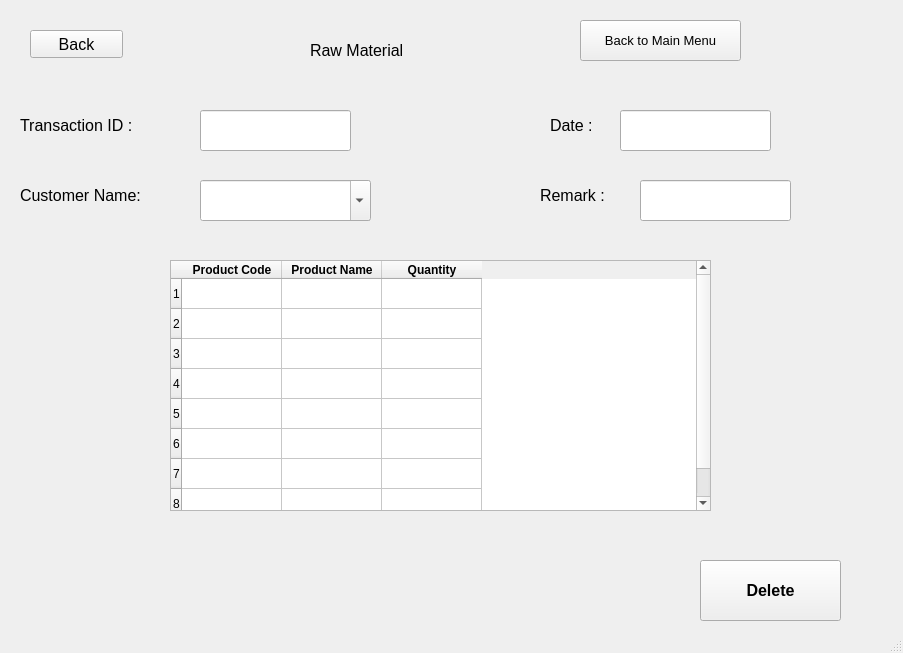
<?xml version="1.0" encoding="UTF-8"?>
<ui version="4.0">
 <class>MainWindow</class>
 <widget class="QMainWindow" name="MainWindow">
  <property name="geometry">
   <rect>
    <x>0</x>
    <y>0</y>
    <width>903</width>
    <height>653</height>
   </rect>
  </property>
  <property name="windowTitle">
   <string>MainWindow</string>
  </property>
  <widget class="QWidget" name="centralwidget">
   <widget class="QLineEdit" name="rm_delete_date">
    <property name="geometry">
     <rect>
      <x>620</x>
      <y>110</y>
      <width>151</width>
      <height>41</height>
     </rect>
    </property>
    <property name="font">
     <font>
      <pointsize>12</pointsize>
     </font>
    </property>
   </widget>
   <widget class="QLabel" name="label_3">
    <property name="geometry">
     <rect>
      <x>310</x>
      <y>30</y>
      <width>151</width>
      <height>41</height>
     </rect>
    </property>
    <property name="font">
     <font>
      <pointsize>12</pointsize>
     </font>
    </property>
    <property name="text">
     <string>Raw Material</string>
    </property>
   </widget>
   <widget class="QPushButton" name="rm_delete_confirm">
    <property name="geometry">
     <rect>
      <x>700</x>
      <y>560</y>
      <width>141</width>
      <height>61</height>
     </rect>
    </property>
    <property name="font">
     <font>
      <pointsize>12</pointsize>
      <weight>75</weight>
      <bold>true</bold>
     </font>
    </property>
    <property name="text">
     <string>Delete</string>
    </property>
   </widget>
   <widget class="QComboBox" name="rm_delete_customer">
    <property name="geometry">
     <rect>
      <x>200</x>
      <y>180</y>
      <width>171</width>
      <height>41</height>
     </rect>
    </property>
    <property name="font">
     <font>
      <pointsize>12</pointsize>
     </font>
    </property>
    <property name="editable">
     <bool>true</bool>
    </property>
    <item>
     <property name="text">
      <string/>
     </property>
    </item>
    <item>
     <property name="text">
      <string>Rajesh</string>
     </property>
    </item>
    <item>
     <property name="text">
      <string>Nishit</string>
     </property>
    </item>
    <item>
     <property name="text">
      <string>Nilay</string>
     </property>
    </item>
    <item>
     <property name="text">
      <string>Parth</string>
     </property>
    </item>
   </widget>
   <widget class="QLabel" name="label_5">
    <property name="geometry">
     <rect>
      <x>20</x>
      <y>100</y>
      <width>161</width>
      <height>51</height>
     </rect>
    </property>
    <property name="font">
     <font>
      <pointsize>12</pointsize>
     </font>
    </property>
    <property name="text">
     <string>Transaction ID : </string>
    </property>
   </widget>
   <widget class="QLabel" name="label_7">
    <property name="geometry">
     <rect>
      <x>540</x>
      <y>170</y>
      <width>101</width>
      <height>51</height>
     </rect>
    </property>
    <property name="font">
     <font>
      <pointsize>12</pointsize>
     </font>
    </property>
    <property name="text">
     <string>Remark :</string>
    </property>
   </widget>
   <widget class="QLabel" name="label_6">
    <property name="geometry">
     <rect>
      <x>20</x>
      <y>170</y>
      <width>161</width>
      <height>51</height>
     </rect>
    </property>
    <property name="font">
     <font>
      <pointsize>12</pointsize>
     </font>
    </property>
    <property name="text">
     <string>Customer Name:</string>
    </property>
   </widget>
   <widget class="QLineEdit" name="rm_delete_remark">
    <property name="geometry">
     <rect>
      <x>640</x>
      <y>180</y>
      <width>151</width>
      <height>41</height>
     </rect>
    </property>
    <property name="font">
     <font>
      <pointsize>12</pointsize>
     </font>
    </property>
   </widget>
   <widget class="QLabel" name="label_4">
    <property name="geometry">
     <rect>
      <x>550</x>
      <y>100</y>
      <width>71</width>
      <height>51</height>
     </rect>
    </property>
    <property name="font">
     <font>
      <pointsize>12</pointsize>
     </font>
    </property>
    <property name="text">
     <string>Date :</string>
    </property>
   </widget>
   <widget class="QLineEdit" name="rw_delete_transaction_id">
    <property name="geometry">
     <rect>
      <x>200</x>
      <y>110</y>
      <width>151</width>
      <height>41</height>
     </rect>
    </property>
    <property name="font">
     <font>
      <pointsize>12</pointsize>
     </font>
    </property>
   </widget>
   <widget class="QPushButton" name="pushButton">
    <property name="geometry">
     <rect>
      <x>580</x>
      <y>20</y>
      <width>161</width>
      <height>41</height>
     </rect>
    </property>
    <property name="font">
     <font>
      <pointsize>10</pointsize>
     </font>
    </property>
    <property name="text">
     <string>Back to Main Menu</string>
    </property>
   </widget>
   <widget class="QTableWidget" name="rm_delete_table">
    <property name="geometry">
     <rect>
      <x>170</x>
      <y>260</y>
      <width>541</width>
      <height>251</height>
     </rect>
    </property>
    <property name="rowCount">
     <number>8</number>
    </property>
    <property name="columnCount">
     <number>3</number>
    </property>
    <row/>
    <row/>
    <row/>
    <row/>
    <row/>
    <row/>
    <row/>
    <row/>
    <column>
     <property name="text">
      <string>Product Code</string>
     </property>
     <property name="font">
      <font>
       <weight>75</weight>
       <bold>true</bold>
      </font>
     </property>
    </column>
    <column>
     <property name="text">
      <string>Product Name</string>
     </property>
     <property name="font">
      <font>
       <weight>75</weight>
       <bold>true</bold>
      </font>
     </property>
    </column>
    <column>
     <property name="text">
      <string>Quantity</string>
     </property>
     <property name="font">
      <font>
       <weight>75</weight>
       <bold>true</bold>
      </font>
     </property>
    </column>
    <item row="0" column="1">
     <property name="text">
      <string/>
     </property>
     <property name="flags">
      <set>ItemIsSelectable|ItemIsDragEnabled|ItemIsEnabled</set>
     </property>
    </item>
    <item row="1" column="1">
     <property name="text">
      <string/>
     </property>
     <property name="flags">
      <set>ItemIsSelectable|ItemIsDragEnabled|ItemIsEnabled</set>
     </property>
    </item>
    <item row="2" column="1">
     <property name="text">
      <string/>
     </property>
     <property name="flags">
      <set>ItemIsSelectable|ItemIsDragEnabled|ItemIsEnabled</set>
     </property>
    </item>
    <item row="3" column="1">
     <property name="text">
      <string/>
     </property>
     <property name="flags">
      <set>ItemIsSelectable|ItemIsDragEnabled|ItemIsEnabled</set>
     </property>
    </item>
    <item row="4" column="1">
     <property name="text">
      <string/>
     </property>
     <property name="flags">
      <set>ItemIsSelectable|ItemIsDragEnabled|ItemIsEnabled</set>
     </property>
    </item>
    <item row="5" column="1">
     <property name="text">
      <string/>
     </property>
     <property name="flags">
      <set>ItemIsSelectable|ItemIsDragEnabled|ItemIsEnabled</set>
     </property>
    </item>
    <item row="6" column="1">
     <property name="text">
      <string/>
     </property>
     <property name="flags">
      <set>ItemIsSelectable|ItemIsDragEnabled|ItemIsEnabled</set>
     </property>
    </item>
    <item row="7" column="1">
     <property name="text">
      <string/>
     </property>
     <property name="flags">
      <set>ItemIsSelectable|ItemIsDragEnabled|ItemIsEnabled</set>
     </property>
    </item>
   </widget>
   <widget class="QPushButton" name="back_view_rm">
    <property name="geometry">
     <rect>
      <x>30</x>
      <y>30</y>
      <width>93</width>
      <height>28</height>
     </rect>
    </property>
    <property name="font">
     <font>
      <pointsize>12</pointsize>
     </font>
    </property>
    <property name="text">
     <string>Back</string>
    </property>
   </widget>
  </widget>
  <widget class="QStatusBar" name="statusbar"/>
 </widget>
 <resources/>
 <connections/>
</ui>
